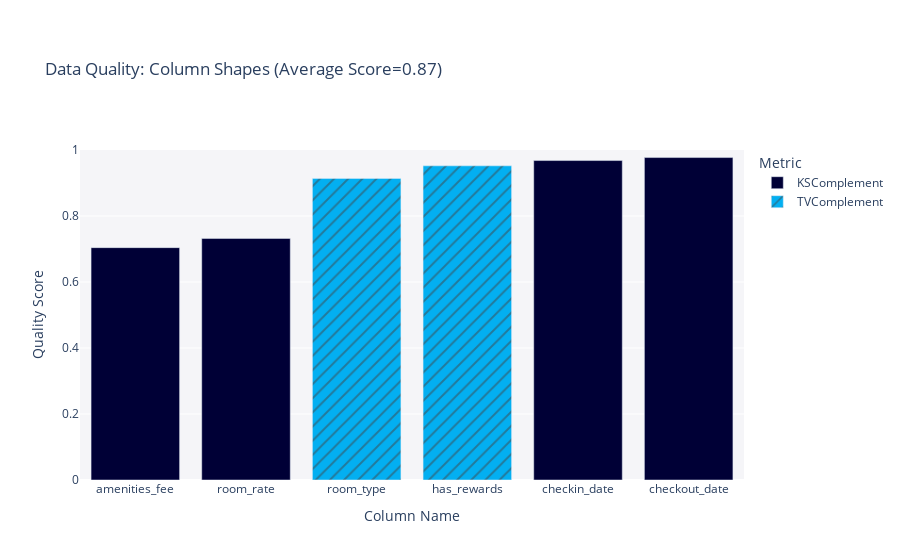

Notebook code cell kept with this figure:
### Code cell
# visualizing the report

quality_report.get_visualization('Column Shapes')

### Figure 1 — Plotly figure (JSON) as saved in the notebook; plotly's stock layout.template omitted (floating-point values rounded to 4 significant figures)
{"data": [{"alignmentgroup": "True", "customdata": [["KSComplement"], ["KSComplement"], ["KSComplement"], ["KSComplement"]], "hovertemplate": "<b>%{hovertext}</b><br><br>Metric=%{customdata[0]}<br>Quality Score=%{y}<extra></extra>", "hovertext": ["amenities_fee", "checkin_date", "checkout_date", "room_rate"], "legendgroup": "KSComplement", "marker": {"color": "#000036", "pattern": {"shape": ""}}, "name": "KSComplement", "offsetgroup": "KSComplement", "orientation": "v", "showlegend": true, "textposition": "auto", "type": "bar", "x": ["amenities_fee", "checkin_date", "checkout_date", "room_rate"], "xaxis": "x", "y": [0.7042, 0.968, 0.9771, 0.732], "yaxis": "y"}, {"alignmentgroup": "True", "customdata": [["TVComplement"], ["TVComplement"]], "hovertemplate": "<b>%{hovertext}</b><br><br>Metric=%{customdata[0]}<br>Quality Score=%{y}<extra></extra>", "hovertext": ["has_rewards", "room_type"], "legendgroup": "TVComplement", "marker": {"color": "#03AFF1", "pattern": {"shape": "/"}}, "name": "TVComplement", "offsetgroup": "TVComplement", "orientation": "v", "showlegend": true, "textposition": "auto", "type": "bar", "x": ["has_rewards", "room_type"], "xaxis": "x", "y": [0.952, 0.914], "yaxis": "y"}], "layout": {"autosize": true, "barmode": "relative", "legend": {"title": {"text": "Metric"}, "tracegroupgap": 0}, "margin": {"t": 150}, "plot_bgcolor": "#F5F5F8", "title": {"text": "Data Quality: Column Shapes (Average Score=0.87)"}, "xaxis": {"anchor": "y", "autorange": true, "categoryorder": "total ascending", "domain": [0, 1], "range": [-0.5, 5.5], "title": {"text": "Column Name"}, "type": "category"}, "yaxis": {"anchor": "x", "domain": [0, 1], "range": [0, 1], "title": {"text": "Quality Score"}, "type": "linear"}}}
